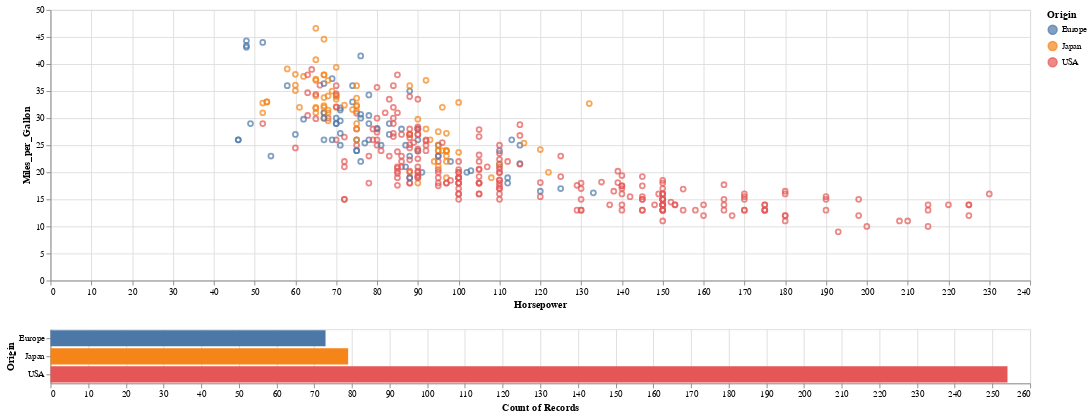

Source (notebook cell):
### Code cell
points = alt.Chart(df).mark_point().encode(
    x='Horsepower:Q',
    y='Miles_per_Gallon:Q',
    color='Origin:N',
    tooltip=['Name', 'Origin', 'Horsepower', 'Miles_per_Gallon']
).interactive().properties(
    width="container"
)

bars = alt.Chart(df).mark_bar().encode(
    x='count()',
    y='Origin:N',
    color='Origin:N'
).properties(
    width="container"
)

charts = [points]
if show_bars.value:
    charts += [bars]

alt.vconcat(
    *charts
).configure(autosize="fit-x")

### Figure 1 — Vega-Lite specification as saved in the notebook (floating-point values rounded to 4 significant figures; data arrays with more than 128 entries replaced by an {"elided": "..."} marker saying what was removed)
{"config": {"view": {"continuousWidth": 400, "continuousHeight": 300}, "autosize": "fit-x"}, "vconcat": [{"mark": "point", "encoding": {"color": {"field": "Origin", "type": "nominal"}, "tooltip": [{"field": "Name", "type": "nominal"}, {"field": "Origin", "type": "nominal"}, {"field": "Horsepower", "type": "quantitative"}, {"field": "Miles_per_Gallon", "type": "quantitative"}], "x": {"field": "Horsepower", "type": "quantitative"}, "y": {"field": "Miles_per_Gallon", "type": "quantitative"}}, "selection": {"selector001": {"type": "interval", "bind": "scales", "encodings": ["x", "y"]}}, "width": "container"}, {"mark": "bar", "encoding": {"color": {"field": "Origin", "type": "nominal"}, "x": {"aggregate": "count", "type": "quantitative"}, "y": {"field": "Origin", "type": "nominal"}}, "width": "container"}], "data": {"name": "data-f02450ab61490a1363517a0190416235"}, "$schema": "https://vega.github.io/schema/vega-lite/v4.17.0.json", "datasets": {"data-f02450ab61490a1363517a0190416235": {"elided": "406 records"}}}
